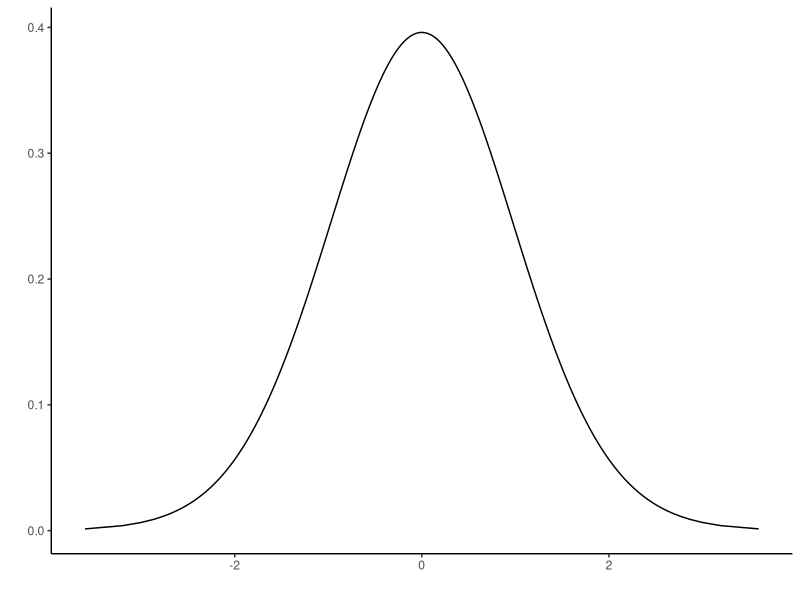

Source code (R):
## ---- chunk 1
library(tidyverse)
x <- qt(ppoints(1000), df=34)
y <- dt(x, df=34)
data.frame(x, y) |>
  ggplot(aes(x = x, y = y)) +
  geom_line() +
  theme_classic() +
  labs(x = "", y = "")
